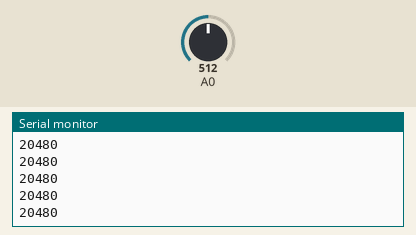
Simulated run of this sketch. Board: Arduino Uno, built with avr-gcc and run on an emulated ATmega328P. Shown: the last lines printed to the serial monitor. The test bench sets the inputs (shaded band); at power-on: A0 = 512.

Above: at 1.2 s.
1.3 s: A0 set to 716
At 1.46 s:
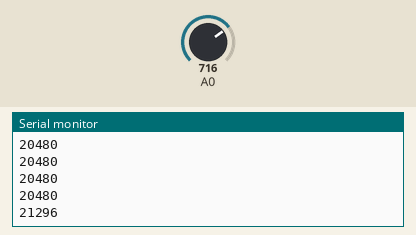
2.8 s: A0 set to 900
At 2.94 s:
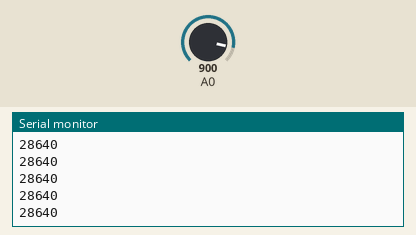
Timing chart, 0 to 5.8 s (numbered marks = the images above; inputs shaded):
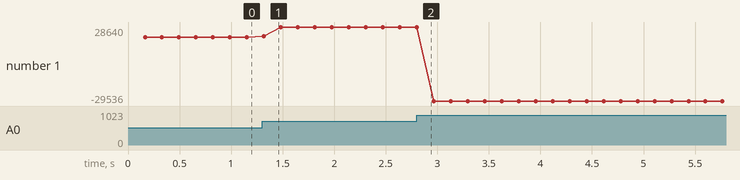

Measured:
- after the input at 1.3 s, the serial monitor: prints a new line at once (image 1)
- plotted number 1: 20480 → 28640 after the input at 1.3 s, 28640 → -29536 after the input at 2.8 s

The sketch:

loudness.ino
```cpp
// Using the Grove Loudness sensor

int loudness = 0;

void setup()
{
    Serial.begin(9600);
}

void loop()
{
    for(int i = 0 ; i < 40; ++i)
    {
      uint16_t lastValue = analogRead(0);
      loudness += lastValue;
      delay(4);
    }

    Serial.println(loudness);
    loudness = 0;
}
```
